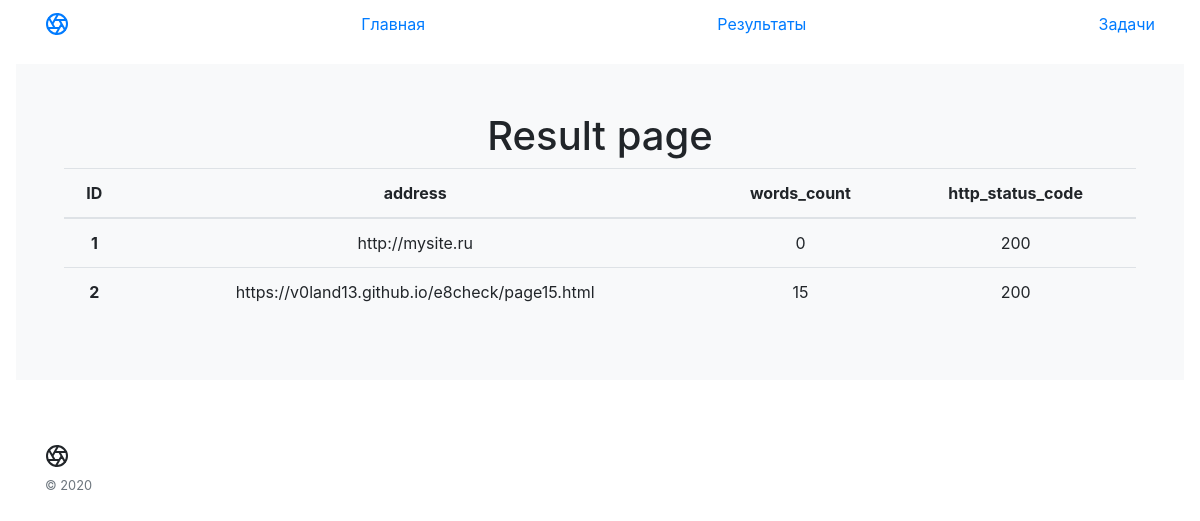
The app's page /results, older data.
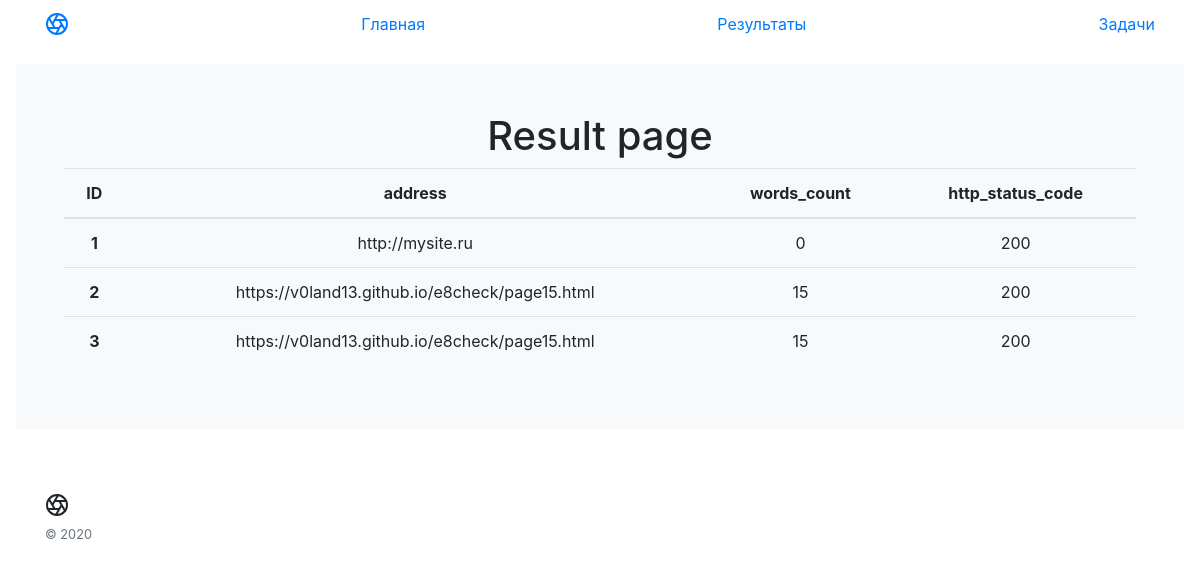
The same page, newer data.
### app/models.py (models this page shows)
class Results(db.Model):
    id = db.Column(db.Integer, primary_key=True)
    address = db.Column(db.String(300), unique=False, nullable=True)
    words_count = db.Column(db.Integer, unique=False, nullable=True)
    http_status_code = db.Column(db.Integer)

### app/routes.py (the view)
@app.route('/results')
def results_page():
    results = Results.query.all()
    return render_template('results.html', title='Results', results = results)

### app/templates/results.html
{% extends "base-tpl.html" %}
{% block content %}
    <h1> Result page</h1>
    {% if results %}
    <table class="table">
        <thead>
            <tr>
                <th scope="col">ID</th>
                <th scope="col">address</th>
                <th scope="col">words_count</th>
                <th scope="col">http_status_code</th>
            </tr>
        </thead>
        <tbody>
        {% for result in results %}
            <tr>
                <th scope="row">{{ result.id }}</th>
                <td>{{ result.address }}</td>
                <td>{{ result.words_count }}</td>
                <td>{{ result.http_status_code }}</td>
            </tr>
        {% endfor %}
        </tbody>
    </table>
    {% else %}
    <p>Результаты не найдены</p>
    {% endif %}
{% endblock %}

Row changes from the older to the newer data that the page shows:
added Results: id "3", address "https://v0land13.github.io/e8check/page15.html", words_count "15", http_status_code "200"
